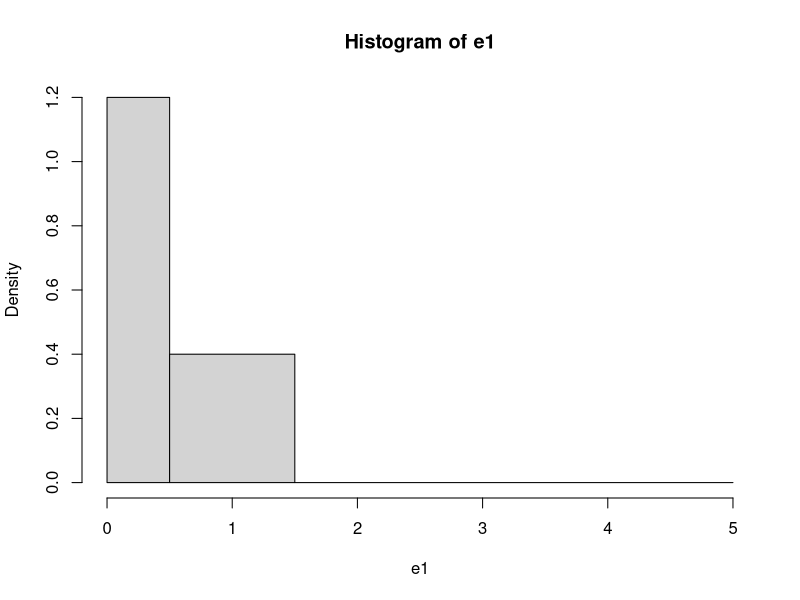
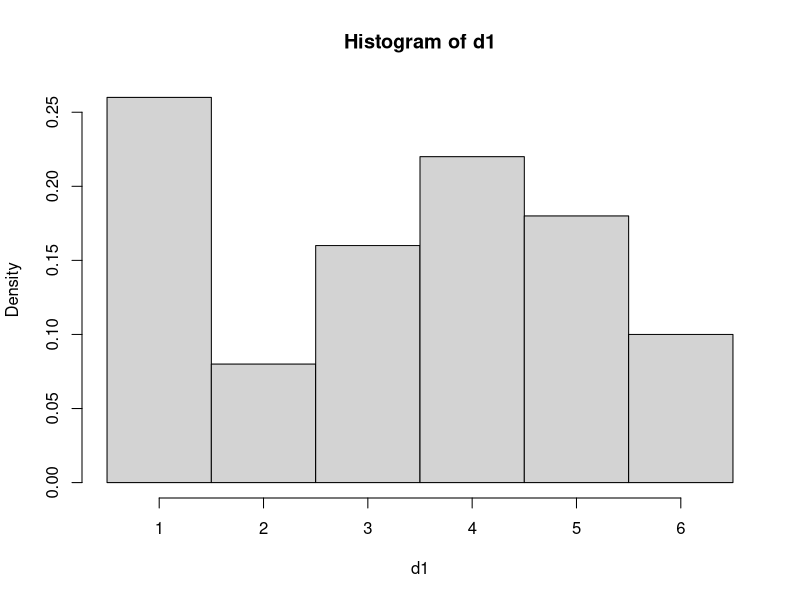

Recreate these plots in R, in order.
sample(0:1,15,rep=T)
FlipCoin = function(n) sample(0:1,n,rep=T)
e1 = FlipCoin(30)
e1
sum(e1 == 0)
sum(e1 == 0)/30
sum(e1 == 1)
sum(e1 == 1)/30

hist(e1, breaks = c(-0,5,0.5,1.5), prob = T)

# Use R para simular un experimento de lanzamiento de una moneda 100 veces. Imprima el histograma relativo como arriba con su nombre en ella.

# Ecneutre la frecuencia relativa de caras y sellos en su experimento y llene la tabla de la siguiente página.

# Repita 2 para el lanzamiento de una moneda 500 veces.

sample(1:6, 20, rep=T)
RollDie = function(n) sample(1:6, n, rep = T)
d1 = RollDie(50)
d1
sum(d1 == 3)
sum(d1 == 3)/50
hist(d1, breaks = c(0.5,1.5,2.5,3.5,4.5,5.5,6.5), prob=T)

# Use R para simular un experimento de lanzamiento de dados 200 veces. Imprima el histograma relativo y escriba su nombre en él.
# Encuentre la frecuencia relativa de los números del 1 a 6 en su experimento y llene en la tabla en la siguiente página.

# Repita 2 para el lanzamiento del dado 1000 veces
